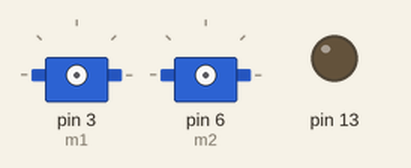
A sketch run on a simulated Arduino Uno, built with avr-gcc and run on an emulated ATmega328P. On the bench: 2 × servo, output pins drawn as LEDs (lit = HIGH).

Above: at 0.05 s.
At 1.95 s:
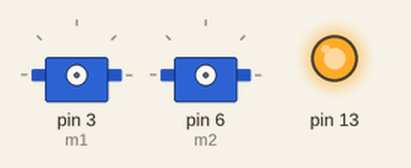
Timing chart, 0 to 5.8 s (numbered marks = the images above):
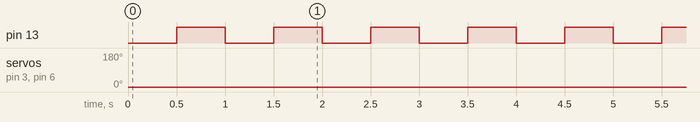

The sketch:

_140508_MultiServoTest.ino
```cpp
/*
will try to run 2 servos off of specific wiring config: 9v and 6v
source in parallel, the 9v connecting to arduino and 6v connecting
to both motors in parallel, then signals going from arduino to
both motors.

FOLLOW UP: IT WORKED. no shorts, no resets. note: motors sping in
opp. directions.

*/

#include <Servo.h>

Servo m1;
Servo m2;

void setup(){

//pre-start warning
pinMode(13,OUTPUT);
for(int i=0;i<6;i++){
	delay(500);
	digitalWrite(13,HIGH);
	delay(500);
	digitalWrite(13,LOW);
}//start warning loop

Serial.begin(9600);
m1.attach(3);
m2.attach(6);
m1.write(0);
m2.write(0);


for(int i=0;i<21;i++){
//cycle m1:
	delay(1000);
	m1.write(180);
	delay(500);
	m2.write(180);
	delay(500);
	m1.write(0);
	delay(500);
	m2.write(0);
}//motor loop

}//setup


void loop(){
} // loop
```

Measured:
- by itself, pin 13: alternates HIGH for 0.50 s and LOW for 0.50 s, 12 changes in all, then stays LOW
- by itself, servo on pin 3 (m1): 0° → 180° at 7.0 s, → 0° 1.0 s later, → 180° 1.5 s later, → 0° 1.0 s later, … (27 changes in this stretch)
- by itself, servo on pin 6 (m2): 0° → 180° at 7.5 s, → 0° 1.0 s later, → 180° 1.5 s later, → 0° 1.0 s later, … (26 changes in this stretch)
